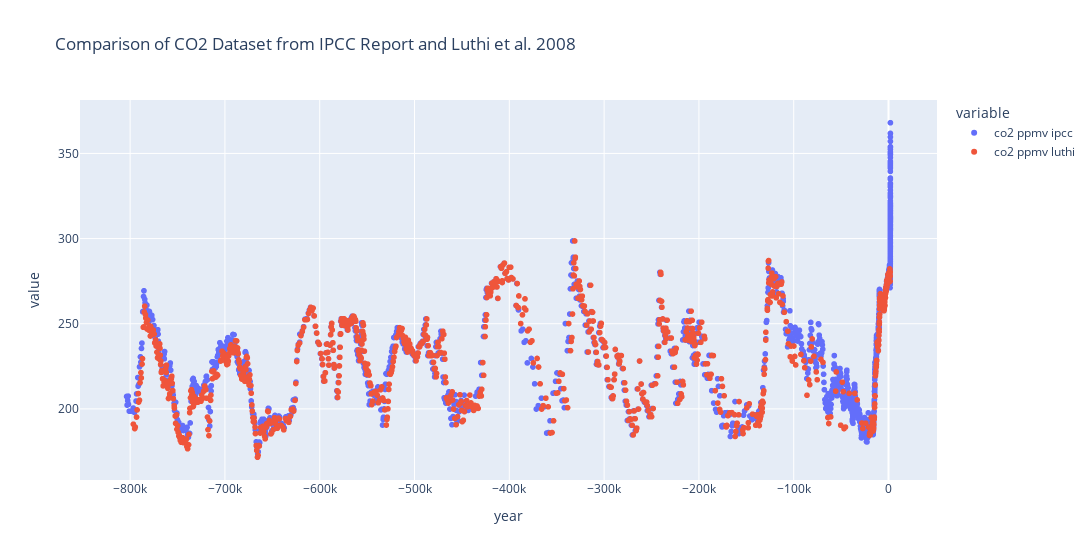

Notebook source saved alongside this figure:
### Markdown cell above
A scatter plot was generated to visualise the data according to Plotly.com express.scatter (n.d.) and Plotly.com Scatter Plots (n.d.).

### Code cell
px.scatter(df_co2_ipcc_vs_luthi.sort_values('year', ascending=True), 
        x='year', 
        y=['co2 ppmv ipcc', 'co2 ppmv luthi'], 
        width=1200,
        title="Comparison of CO2 Dataset from IPCC Report and Luthi et al. 2008"
        )

### Figure 1 — Plotly figure (JSON) as saved in the notebook; plotly's stock layout.template omitted (floating-point values rounded to 4 significant figures; data arrays with more than 128 entries replaced by an {"elided": "..."} marker saying what was removed)
{"data": [{"hovertemplate": "variable=co2 ppmv ipcc<br>year=%{x}<br>value=%{y}<extra></extra>", "legendgroup": "co2 ppmv ipcc", "marker": {"color": "#636efa", "symbol": "circle"}, "mode": "markers", "name": "co2 ppmv ipcc", "showlegend": true, "type": "scattergl", "x": {"elided": "2997 float values"}, "xaxis": "x", "y": {"elided": "2997 float values"}, "yaxis": "y"}, {"hovertemplate": "variable=co2 ppmv luthi<br>year=%{x}<br>value=%{y}<extra></extra>", "legendgroup": "co2 ppmv luthi", "marker": {"color": "#EF553B", "symbol": "circle"}, "mode": "markers", "name": "co2 ppmv luthi", "showlegend": true, "type": "scattergl", "x": {"elided": "2997 float values"}, "xaxis": "x", "y": {"elided": "2997 float values"}, "yaxis": "y"}], "layout": {"legend": {"title": {"text": "variable"}, "tracegroupgap": 0}, "title": {"text": "Comparison of CO2 Dataset from IPCC Report and Luthi et al. 2008"}, "width": 1200, "xaxis": {"anchor": "y", "domain": [0, 1], "title": {"text": "year"}}, "yaxis": {"anchor": "x", "domain": [0, 1], "title": {"text": "value"}}}}
